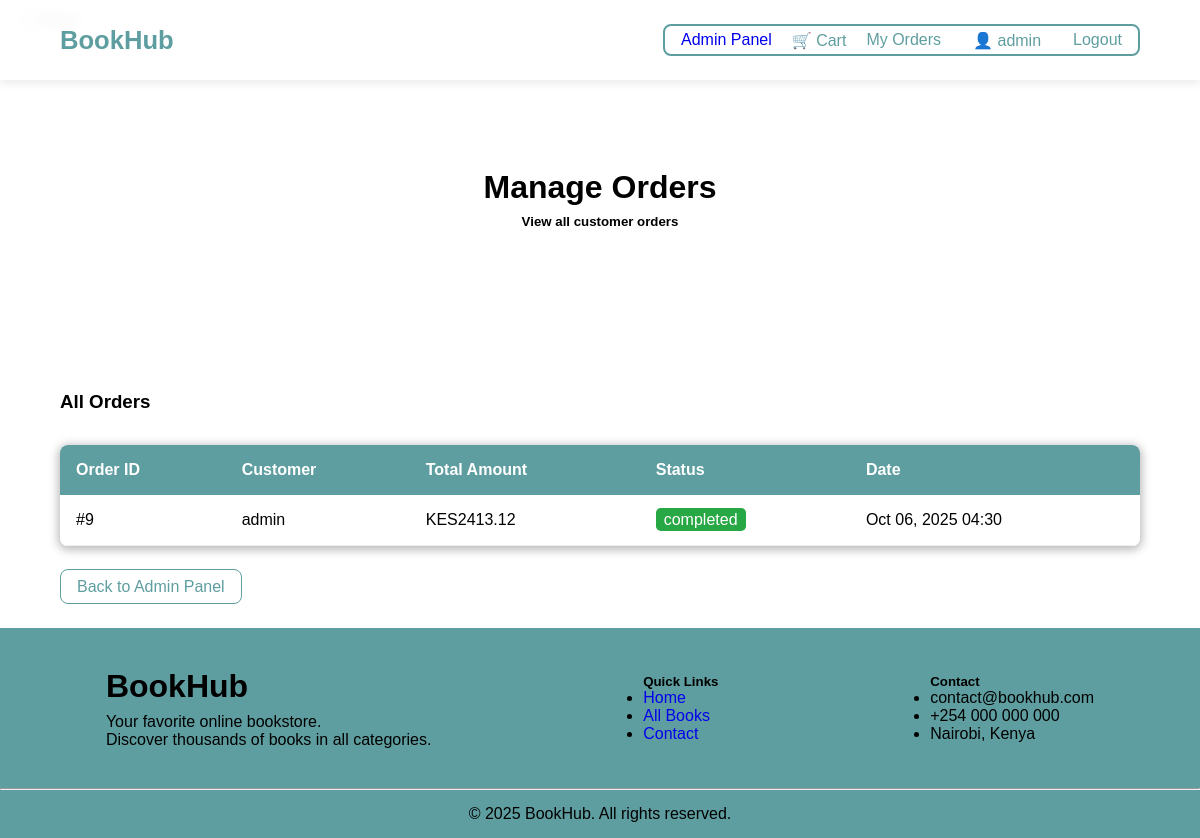
The app's page /admin-panel/orders/ (signed in) with its own data.
### core/models.py (models this page shows)
class User(AbstractUser):
    ROLE_CHOICES = (
        ('customer', 'Customer'),
        ('admin', 'Administrator'),
    )
    role = models.CharField(max_length=20, choices=ROLE_CHOICES, default='customer')
    phone_number = models.CharField(max_length=15, blank=True)
    address = models.TextField(blank=True)
    created_at = models.DateTimeField(auto_now_add=True)

class Order(models.Model):
    STATUS_CHOICES = (
        ('pending', 'Pending'),
        ('confirmed', 'Confirmed'),
        ('shipped', 'Shipped'),
        ('delivered', 'Delivered'),
        ('cancelled', 'Cancelled'),
    )
    user = models.ForeignKey(User, on_delete=models.CASCADE)
    order_number = models.CharField(max_length=20, unique=True)
    total_amount = models.DecimalField(max_digits=10, decimal_places=2)
    status = models.CharField(max_length=20, choices=STATUS_CHOICES, default='pending')
    shipping_address = models.TextField()
    created_at = models.DateTimeField(auto_now_add=True)
    updated_at = models.DateTimeField(auto_now=True)

### core/views.py (the view)
# urls.py: path('admin-panel/orders/', views.admin_orders, name='admin_orders'),
@user_passes_test(is_admin)
def admin_orders(request):
    orders = Order.objects.all().order_by('-created_at')
    return render(request, 'core/admin_orders.html', {'orders': orders})

### core/views.py (called while the page is built)
def is_admin(user):
    return user.is_authenticated and (user.is_superuser or user.role == 'admin')

### core/templates/core/admin_orders.html (shortened to what this page needs)
{% extends 'core/base.html' %}
{% block content %}
<div class="title">
    <h1>Manage Orders</h1>
    <h5>View all customer orders</h5>
</div>
<div style="width: 90%; margin: 0 auto; padding: 2rem 0;">
    <div style="margin-bottom: 2rem;">
        <h3>All Orders</h3>
    </div>
    <div style="overflow-x: auto; box-shadow: 0px 2px 10px 2px rgba(0, 0, 0, 0.274); border-radius: 0.5rem;">
        <table style="width: 100%; border-collapse: collapse; background: white;">
            <thead style="background-color: cadetblue; color: white;">
                <tr>
                    <th style="padding: 1rem; text-align: left;">Order ID</th>
                    <th style="padding: 1rem; text-align: left;">Customer</th>
                    <th style="padding: 1rem; text-align: left;">Total Amount</th>
                    <th style="padding: 1rem; text-align: left;">Status</th>
                    <th style="padding: 1rem; text-align: left;">Date</th>
                </tr>
            </thead>
            <tbody>
                {% for order in orders %}
                <tr style="border-bottom: 1px solid #eee;">
                    <td style="padding: 1rem;">#{{ order.id }}</td>
                    <td style="padding: 1rem;">{{ order.user.username }}</td>
                    <td style="padding: 1rem;">KES{{ order.total_amount }}</td>
                    <td style="padding: 1rem;">
                        <span style="padding: 0.2rem 0.5rem; border-radius: 0.3rem; {% if order.status == 'completed' %}background-color: #28a745; color: white;{% elif order.status == 'pending' %}background-color: #ffc107; color: black;{% else %}background-color: #6c757d; color: white;{% endif %}">
                            {{ order.get_status_display }}
                        </span>
                    </td>
                    <td style="padding: 1rem;">{{ order.created_at|date:"M d, Y H:i" }}</td>
                </tr>
                {% empty %}
                <tr>
                    <td colspan="5" style="padding: 2rem; text-align: center;">No orders found.</td>
                </tr>
                {% endfor %}
            </tbody>
        </table>
    </div>
    <div style="margin-top: 2rem;">
        <a href="{% url 'admin_panel' %}" style="border: solid 1px cadetblue; color: cadetblue; padding: 0.5rem 1rem; border-radius: 0.5rem; text-decoration: none;">Back to Admin Panel</a>
    </div>
</div>
{% endblock %}

### core/templates/core/includes/header.html
<nav class="header">
    <div class="sous_header">
        <a href="{% url 'home' %}" class="title_header">BookHub</a>
            <ul>
                {% if user.is_authenticated and user.is_superuser or user.role == 'admin' %}
                    <li><a href="{% url 'admin_panel' %}">Admin Panel</a></li>
                {% endif %}
                {% if user.is_authenticated %}
                    <li>
                        <a href="{% url 'cart_detail' %}" id="cart-link" style="color: cadetblue; display: flex;align-items: center;">
                            🛒 Cart<span id="cart-count" style="display: none;"> 0</span>
                        </a>
                    </li>
                    <li>
                        <a style="color: cadetblue;" href="{% url 'my_orders' %}">My Orders</a>
                        <span style="color: cadetblue; display: flex;align-items: center;">
                            👤 {{ user.username }}
                        </span>
                        <a href="#" style="color: cadetblue;" onclick="confirmLogout()">Logout</a>
                    </li>
                {% else %}
                    <a style="color: cadetblue;" href="{% url 'login' %}">Login</a>
                {% endif %}
            </ul>
    </div>
</nav>

### static/css/style.css (style rules this page uses)
* { margin: 0; padding: 0; box-sizing: border-box; font-family: 'Arial', sans-serif; }
.header { height: 10vh; text-align: center; display: flex; justify-content: space-between; align-items: center; position: fixed; top: 0; width: 100%; backdrop-filter: blur(5px); background: rgba(255, 255, 255, 0.95); z-index: 1000; box-shadow: 0 2px 10px rgba(0,0,0,0.1); }
.title_header { color: cadetblue; font-weight: bold; font-size: 1.6rem; }
.sous_header { width: 90%; margin: auto; display: flex; justify-content: space-between; align-items: center; }
.header ul { list-style: none; display: flex; align-items: center; gap: 20px; border: solid 2px; border-radius: .5rem; padding: .3rem 1rem; color: cadetblue; }
a:-webkit-any-link { text-decoration: none; }
.header ul li { display: flex; gap: 2rem; }
.title { height: 40vh; display: flex; flex-direction: column; align-items: center; justify-content: center; gap: .5rem; }

### records on screen
User: username "admin"
Order: id "9", user.username "admin", total_amount "2413.12", status "completed", created_at "Oct 06, 2025 04:30"
